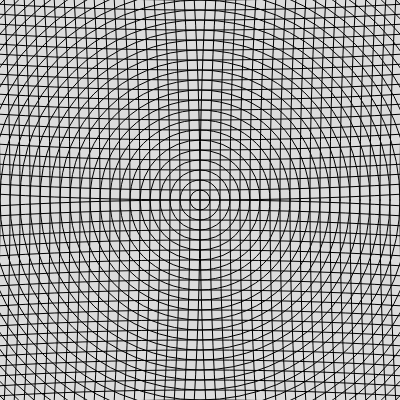
Frame 1 (no input)
Frame 2 (the mouse pressed at the canvas centre, redrawn once): identical to frame 1, image omitted

The p5.js sketch that drew this single still picture (run headless with seeded random() and noise() and a simulated clock; the mouse was pressed at the canvas centre and the sketch redrawn once):

// p5.js sketch
// ── sketch.js
function setup() {
  createCanvas(400, 400);
  noFill();
  noLoop();
}

function draw() {
  background(220);
  angleMode(DEGREES);
  for(let i = 0; i < width * 2; i+= 20){
    
    circle(200,200, i);
    
  }
  
  
  for(let i = 0; i < width  ; i+= 10){

    // circle(400,200, i);
    arc(300 + i, 200, 200, 1200, 90, 270);
    
  }
  for(let i = 0; i < width  ; i+= 10){

    // circle(400,200, i);
    arc(i - 290, 200, 200, 1200, 270, 90);
    
  }
  for(let i = 0; i < width; i+= 10){

    // circle(400,200, i);
    arc(200, i - 290, 1200, 200, 0, 180);
    
  }
  for(let i = 0; i < width; i+= 10){

    // circle(400,200, i);
    arc(200, i + 300, 1200, 200, 180, 0);
    
  }
  
}
